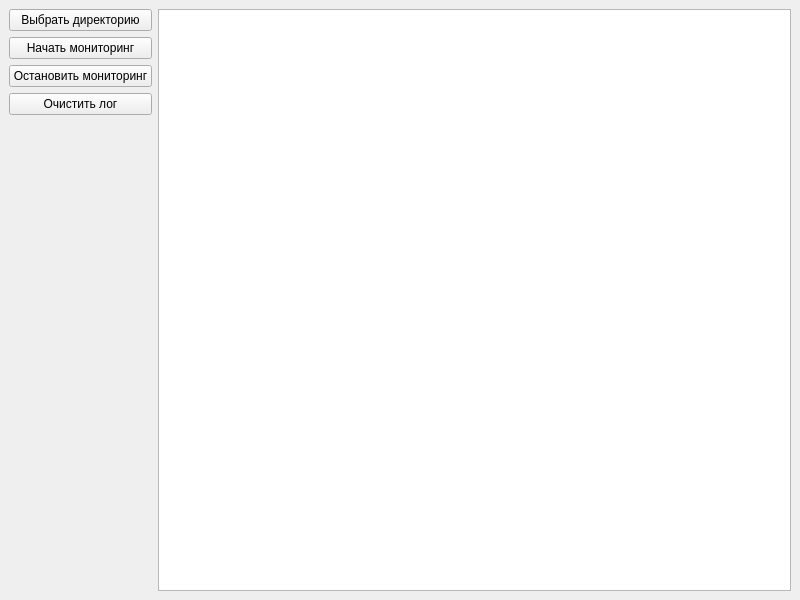
<?xml version="1.0" encoding="UTF-8"?>
<ui version="4.0">
 <class>MainWindow</class>
 <widget class="QMainWindow" name="MainWindow">
  <property name="geometry">
   <rect>
    <x>0</x>
    <y>0</y>
    <width>800</width>
    <height>600</height>
   </rect>
  </property>
  <property name="windowTitle">
   <string>File Monitor</string>
  </property>
  <widget class="QWidget" name="centralwidget">
   <layout class="QHBoxLayout" name="horizontalLayout">
    <item>
     <layout class="QVBoxLayout" name="verticalLayout">
      <item>
       <widget class="QPushButton" name="selectDirectory">
        <property name="text">
         <string>Выбрать директорию</string>
        </property>
       </widget>
      </item>
      <item>
       <widget class="QPushButton" name="startMonitoring">
        <property name="text">
         <string>Начать мониторинг</string>
        </property>
       </widget>
      </item>
      <item>
       <widget class="QPushButton" name="stopMonitoring">
        <property name="text">
         <string>Остановить мониторинг</string>
        </property>
       </widget>
      </item>
      <item>
       <widget class="QPushButton" name="clearLog">
        <property name="text">
         <string>Очистить лог</string>
        </property>
       </widget>
      </item>
      <item>
       <spacer name="verticalSpacer">
        <property name="orientation">
         <enum>Qt::Vertical</enum>
        </property>
        <property name="sizeHint" stdset="0">
         <size>
          <width>20</width>
          <height>40</height>
         </size>
        </property>
       </spacer>
      </item>
     </layout>
    </item>
    <item>
     <widget class="QTextEdit" name="logArea">
      <property name="readOnly">
       <bool>true</bool>
      </property>
     </widget>
    </item>
   </layout>
  </widget>
 </widget>
 <resources/>
 <connections/>
</ui>
